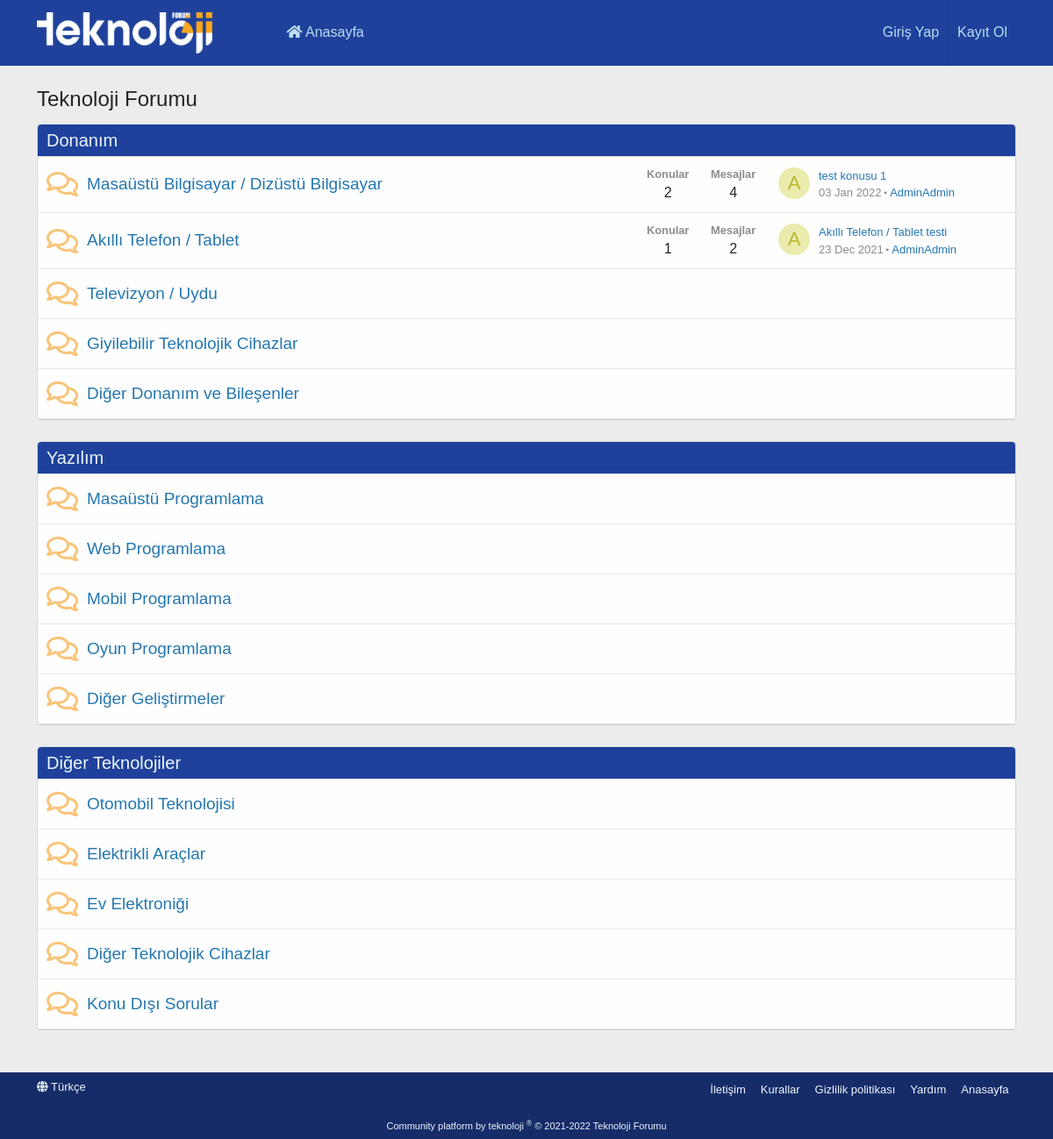
Before: / with the older database file.
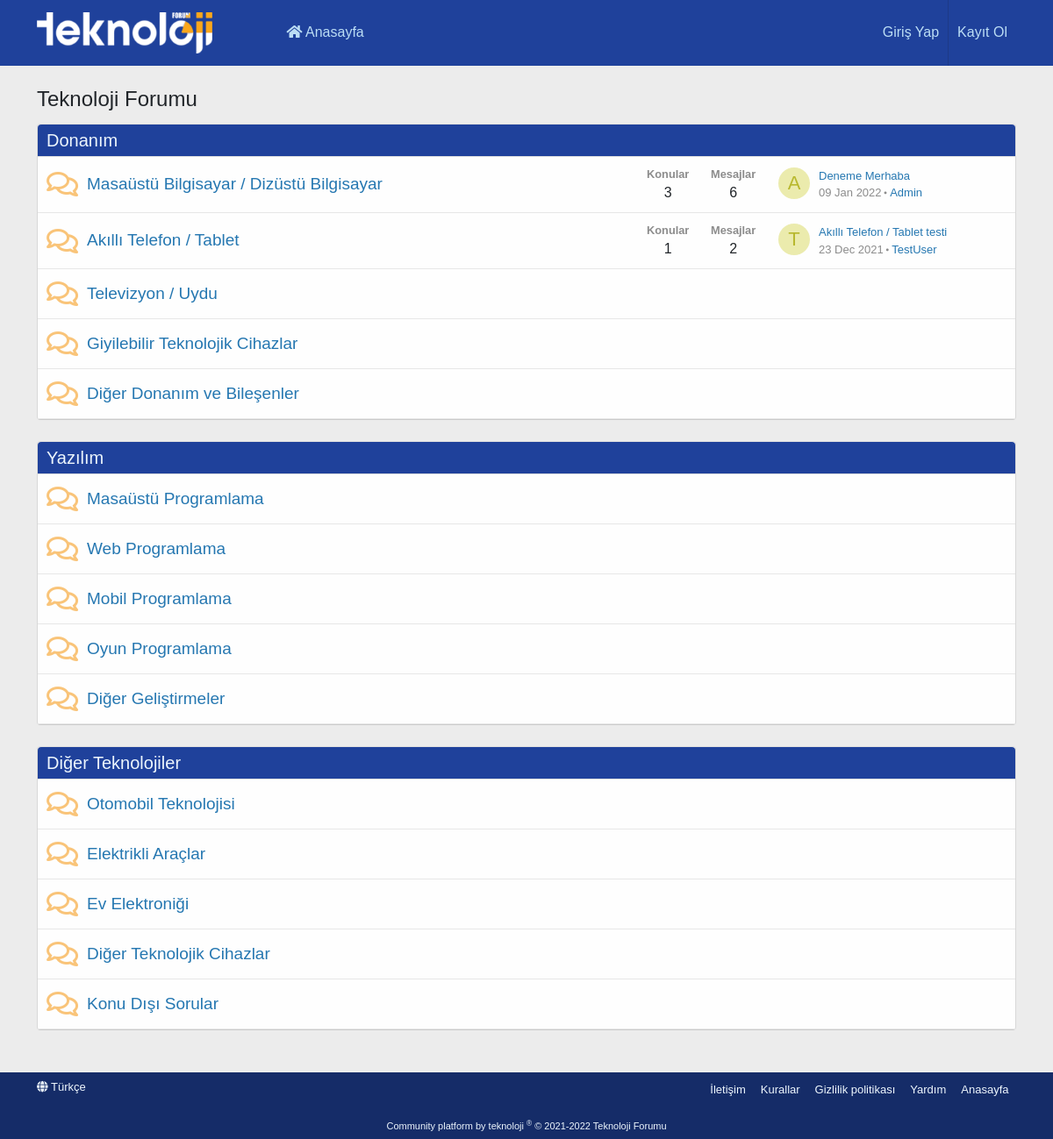
After: the same page with the newer database file.
### tables this page shows
CREATE TABLE `boards` (
  `board_id` int(11) NOT NULL,
  `board_name` varchar(255) NOT NULL,
  `board_parent` varchar(255) DEFAULT NULL,
  `board_url` varchar(255) NOT NULL
);

CREATE TABLE `topics` (
  `topic_id` int(11) NOT NULL,
  `topic_name` varchar(255) NOT NULL,
  `topic_url` varchar(255) NOT NULL,
  `board_id` int(11) NOT NULL,
  `topic_created_date` timestamp NOT NULL DEFAULT current_timestamp(),
  `user_id` int(11) NOT NULL
);

CREATE TABLE `users` (
  `user_id` int(11) NOT NULL,
  `user_name` varchar(255) NOT NULL,
  `user_email` varchar(255) NOT NULL,
  `user_password` varchar(255) NOT NULL,
  `user_register_date` timestamp NOT NULL DEFAULT current_timestamp()
);

### application/controllers/Home.php (called while the page is built, shortened)
<?php
class Home extends CI_Controller {
	public function __construct() {
		$this->load->model('boardmodel');
		$this->load->model('topicmodel');
		$this->load->model('usermodel');
	}
	public function index() {
		$data = array(
			'board_parent' => $this->boardmodel->getBoards()
		);
		$this->load->view('home', $data);
	}
}

### index.php (called while the page is built, shortened)
<?php
require_once BASEPATH.'core/CodeIgniter.php';

### application/models/BoardModel.php (called while the page is built, shortened)
<?php
class BoardModel extends CI_Model {
    public function getBoards() {
        $alt_boards = $this->db->get_where('boards', array(
            'board_parent' => null
        ));
        return $alt_boards->result();
    }
    public function getAltBoards($where) {
        $boards = $this->db->get_where('boards', $where);
        return $boards->result();
    }
    public function getTopicsCountRow($board_id) {
        return $this->db->where(['board_id'=>$board_id])->from("topics")->count_all_results();
    }
    public function getTotalMessagesCountRow($board_id) {
        return $this->db->select('count(*)')->join('topics', 'messages.topic_id = topics.topic_id')->where(['board_id'=>$board_id])->from("messages")->count_all_results();
    }
}

### application/helpers/ReplaceTR_helper.php (called while the page is built)
<?php
function replace_tr($text) {
    $text = trim($text);
    $search = array('Ç','ç','Ğ','ğ','ı','İ','Ö','ö','Ş','ş','Ü','ü',' ');
    $replace = array('c','c','g','g','i','i','o','o','s','s','u','u','-');
    $new_text = str_replace($search,$replace,$text);
    return $new_text;
}

### application/models/TopicModel.php (called while the page is built, shortened)
<?php
class TopicModel extends CI_Model {
    public function getTopics($where) {
        $topics = $this->db->join('users', 'topics.user_id = users.user_id')->get_where('topics', $where);
        return $topics->result();
    }
}

### application/views/home.php (the view, shortened to what this page needs)
<!DOCTYPE html>
<html lang="tr">
<head>
    <?php $this->load->view('includes/style');?>
</head>
<body>
    <?php $this->load->view('includes/navbar');?>
    <section>
    <?php $this->load->view('includes/modal');?>
        <div class="container">
            <h3>Teknoloji Forumu</h3>
            <?php foreach ($board_parent as $key => $value) : ?>
                <div class="block-container">
                    <h2 class="block-header">
                        <a href="#<?=replace_tr(strtolower($value->board_name))?>"><?=$value->board_name?></a>
                    </h2>
                    <?php foreach($this->boardmodel->getAltBoards(array('board_parent' => $value->board_id)) as $key => $value) : ?>
                        <div class="node-body">
                            <div class="node-icon">
                                <i class="far fa-comments" style="opacity:1;color: #f9c479;"></i>
                            </div>
                            <div class="node-main">
                                <h3 class="node-title">
                                    <a href="<?=base_url('forumlar/' . $value->board_url);?>"><?=$value->board_name?></a>
                                </h3>
                            </div>
                            <?php
                                $num_rows_topics = count($this->topicmodel->getTopics(array('board_id' => $value->board_id)));
                                $topic_counter = 0;
                            ?>
                            <?php foreach($this->topicmodel->getTopics(array('board_id' => $value->board_id)) as $key => $value) : ?>
                                <?php if(++$topic_counter === $num_rows_topics) : ?>
                                    <div class="node-stats">
                                        <dl class="pairs pairs-rows">
                                            <dt>Konular</dt>
                                            <dd><?=$this->boardmodel->getTopicsCountRow($value->board_id);?></dd>
                                        </dl>
                                        <dl class="pairs pairs-rows">
                                            <dt>Mesajlar</dt>
                                            <dd><?=$this->boardmodel->getTotalMessagesCountRow($value->board_id);?></dd>
                                        </dl>
                                    </div>
                                    <div class="node-extra">
                                        <div class="node-extra-icon">
                                            <a href="#" class="avatar avatar--xs avatar--default avatar--default--dynamic" style="background-color: #ebebad; color: #b8b82e">
                                                <span><?=strtoupper($value->user_name[0]);?></span>
                                            </a>
                                        </div>
                                        <div class="node-extra-row">
                                            <a href="<?=base_url('konular/' . $value->topic_url);?>" class="node-extra-title" title="<?=$value->topic_name;?>"><?=$value->topic_name;?></a>
                                        </div>
                                        <div class="node-extra-row">
                                            <ul class="listInline">
                                                <li><time class="node-extra-date u-dt" dir="auto"><?=strftime('%d %b %Y', strtotime($value->topic_created_date));?></time><i class="fas fa-circle" style="font-size: 3px;position: relative;bottom: 3px;left: 3px;margin-right: 3px;"></i></li>
                                                <li class="node-extra-user"><a href="#" class="username"><?=$value->user_name?></a></li>
                                            </ul>
                                        </div>
                                    </div>
                                <?php endif;?>
                            <?php endforeach;?>
                        </div>
                    <?php endforeach;?>
                </div>
                <br>
            <?php endforeach;?>
        </div>
    </section>
    <br>
    <?php $this->load->view('includes/footer');?>
</body>
</html>

### application/views/includes/style.php (shortened to what this page needs)
<link rel="stylesheet" href="<?=base_url('assets/css/bootstrap.min.css')?>">
<link rel="stylesheet" href="<?=base_url('assets/css/font-awesome/css/all.min.css')?>">
<link rel="stylesheet" href="<?=base_url('assets/css/toastr.min.css')?>">
<link rel="stylesheet" href="<?=base_url('assets/css/style.min.css')?>">
<link rel="stylesheet" href="<?=base_url('assets/css/normalize.css')?>">

### application/views/includes/navbar.php
<header>
    <div class="container">
        <div class="header-container">
            <div class="left-items-navbar">
                <img src="<?=base_url('assets/img/logo.png');?>" alt="Logo">
                <a href="<?=base_url();?>"><i class="fas fa-home"></i> Anasayfa</a>
            </div>
            <div class="right-items-navbar">
                <ul>
                    <?php if($this->session->has_userdata('login')) : ?>
                        <li>
                            <div class="dropdown">
                                <a class="dropdown-toggle" href="#" id="dropdownAccountDetail" data-bs-toggle="dropdown" aria-expanded="false" style="border-right: 1px solid #1d3a87;"><span class="avatar avatar--xxs avatar--default avatar--default--dynamic" data-user-id="<?=$this->session->userdata('login')['user_id'];?>" style="background-color: #adadeb; color: #2e2eb8"><span class="avatar-u213-s" role="img" aria-label="<?=$this->session->userdata('login')['user_name'];?>"><?=strtoupper($this->session->userdata('login')['user_name'][0]);?></span></span> <?php echo $this->session->userdata('login')['user_name']?></a>
                                <div class="dropdown-menu" aria-labelledby="dropdownAccountDetail">
                                    <div class="account-detail">
                                        <div class="account-detail-avatar">
                                            <span class="avatar avatar--m avatar--default avatar--default--dynamic" data-user-id="<?=$this->session->userdata('login')['user_id'];?>" style="background-color: #adadeb; color: #2e2eb8"><span class="avatar-u213-s" role="img" aria-label="<?=$this->session->userdata('login')['user_name'];?>"><?=strtoupper($this->session->userdata('login')['user_name'][0]);?></span></span>
                                        </div>
                                        <div class="account-detail-content">
                                            <?php foreach($this->usermodel->getUserDetail(array('user_id' => $this->session->userdata('login')['user_id'])) as $key => $value) : ?>
                                                <b>Kullanıcı ID: </b><span><?=$value->user_id;?></span><br>
                                                <b>Rumuz: </b><span><?=$value->user_name;?></span><br>
                                                <b>E-posta: </b><span><?=$value->user_email;?></span><br>
                                                <b>Kayıt tarihi: </b><span><?=strftime('%d %b %Y', strtotime($value->user_register_date));?></span><br>
                                                <b>Açılan konular: </b><span><?=$this->usermodel->getUserTopicsCountRow($value->user_id);?></span><br>
                                                <b>Yazılan mesajlar: </b><span><?=$this->usermodel->getUserMessagesCountRow($value->user_id);?></span>
                                                <?php if($value->user_id == 1) : ?>
                                                    <div class="admin-panel-button">
                                                        <button type="button" class="btn btn-primary" onclick="location.href = '<?=base_url('adminpanel')?>'">Admin Panel</button>
                                                    </div>
                                                <?php endif;?>
                                            <?php endforeach;?>
                                        </div>
                                    </div>
                                </div>
                            </div>
                        </li>
                        <li>
                            <a href="<?=base_url('user/logout');?>">Çıkış Yap</a>
                        </li>
                    <?php else : ?>
                        <li>
                            <a href="" style="border-right: 1px solid #1d3a87;" id="giris_yap_click_trigger" data-bs-toggle="modal" data-bs-target="#giris_yapModal">Giriş Yap</a>
                        </li>
                        <li>
                            <a href="" data-bs-toggle="modal" data-bs-target="#kayit_olModal">Kayıt Ol</a>
                        </li>
                    <?php endif;?>
                </ul>
            </div>
        </div>
    </div>
</header>
<br>

### application/views/includes/footer.php
<footer>
    <div class="container">
        <div class="footer-inner">
            <div class="footer-row">
                <div class="footer-row-main">
                    <i class="fas fa-globe"></i> Türkçe</a>
                </div>
                <div class="footer-row-opposite">
                    <?php if($this->session->has_userdata('login')) : ?>
                        <a href="" data-bs-toggle="modal" data-bs-target="#talep_gonderModal">İletişim</a>
                    <?php else : ?>
                        <a href="" data-bs-toggle="modal" data-bs-target="#giris_yapModal" onclick="return needLogin()">İletişim</a>
                    <?php endif;?>
                    <a href="">Kurallar</a>
                    <a href="">Gizlilik politikası</a>
                    <a href="">Yardım</a>
                    <a href="<?=base_url()?>">Anasayfa</a>
                </div>
            </div>
            <div class="footer-copyright">
                <a href="https://github.com/drepsofficial/project" target="blank">Community platform by teknoloji
                    <sup>®</sup>
                    <span class="copyright">© 2021-2022 Teknoloji Forumu</span>
                </a>
            </div>
        </div>
    </div>
</footer>

Changed rows visible on the page:
computed for boards "Masaüstü Bilgisayar / Dizüstü Bilgisayar": loses topics (board_id "2", board_id "4", user.user_name "A", topic_name "test konusu 1", topic_created_date "03 Jan 2022", user.user_name "AdminAdmin")
added topics: board_id "3", board_id "6", user.user_name "A", topic_name "Deneme Merhaba", topic_created_date "09 Jan 2022", user.user_name "Admin", shown under boards "Masaüstü Bilgisayar / Dizüstü Bilgisayar"
changed through a linked row, topics "Akıllı Telefon / Tablet testi": user.user_name "A" → "T"; user.user_name "AdminAdmin" → "TestUser"
